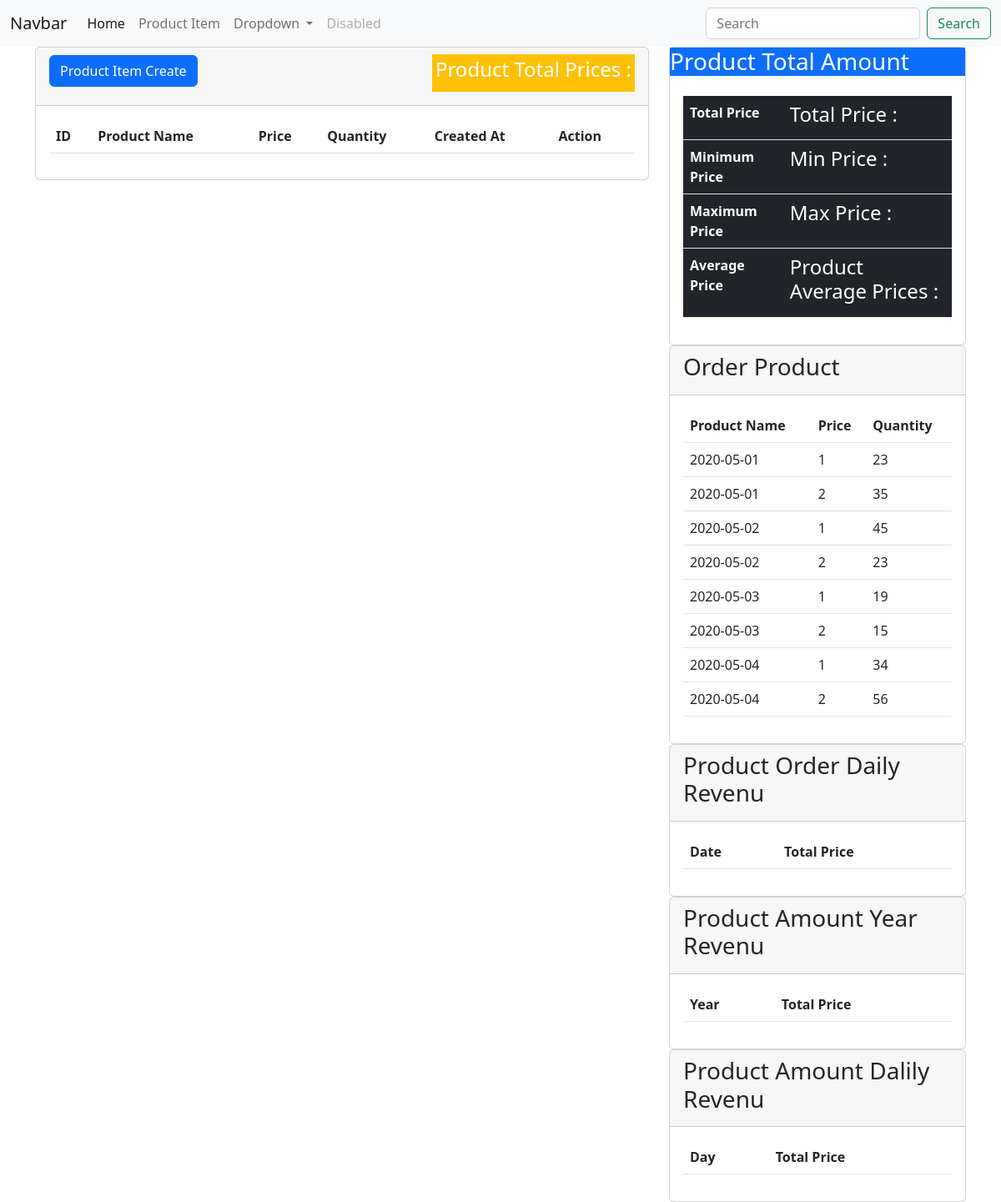
/item_index.php, run on the app's committed database.
### tables this page shows
create table orders(order_date date,product_id int,quantity int);

### _classes/Libs/Database/OrderTable.php (called while the page is built, shortened)
<?php
class OrderTable
{
 private $db = null;
 public function __construct(MySQL $db)
 {
     $this->db = $db;
 }
 public function getOrders()
 {
     try {
         $query = "SELECT * FROM orders";
         $statement = $this->db->connect()->prepare($query);
         $statement->execute();
         $orders = $statement->fetchAll();
         return $orders;
     } catch (PDOException $e) {
         echo "Select Error: " . $e->getMessage();
     }
 }
}

### _classes/Libs/Database/MySQL.php (called while the page is built, shortened)
<?php
class MySQL
{
 private $dbhost;
 private $dbuser;
 private $dbname;
 private $dbpass;
 public function __construct(
  $dbhost = "localhost",
  $dbuser = "root",
  $dbname = "project",
  $dbpass = "",)
 {
  $this->dbhost = $dbhost;
  $this->dbuser = $dbuser;
  $this->dbname = $dbname;
  $this->dbpass = $dbpass;
 }
 public function connect()
 {
  try {
   $this->db = new PDO("mysql:host=$this->dbhost;dbname=$this->dbname", $this->dbuser, $this->dbpass,
   [
					PDO::ATTR_ERRMODE => PDO::ERRMODE_EXCEPTION,
					PDO::ATTR_DEFAULT_FETCH_MODE => PDO::FETCH_OBJ,
				]
   );
   return $this->db;
  } catch (PDOException $e) {
   echo "Connection Error: " . $e->getMessage();
  }
 }
}

### item_index.php (the view, shortened to what this page needs)
<?php
 $item_data = new ChapterOneTable(new MySQL());
include("layouts/head.php")
?>
<?php
include("layouts/navbar.php")
?>
<body>
 <div class="container">
  <div class="row">
   <div class="col-lg-8">
    <div class="card">
     <div class="card-header">
      <h3><button type="button" class="btn btn-primary" data-bs-toggle="modal" data-bs-target="#exampleModal">
        Product Item Create
       </button>
       <span style="float:right;">
        <div class="p-1 mb-2 bg-warning text-white"><?php
        $total_prices = $item_data->getTotalPrice();
        echo "<h4> Product Total Prices : " . $total_prices->total_price . "</h4>";
        ?>
        </div>
       </span>
      </h3>
     </div>
     <div class="card-body">
      <table class="table table-responsive">
       <thead>
        <tr>
         <th>ID</th>
         <th>Product Name</th>
         <th> Price</th>
         <th> Quantity</th>
         <th>Created At</th>
         <th>Action</th>
        </tr>
       </thead>
         <?php
         $item_data->getItems();
             ?>
      </table>
     </div>
    </div>
   </div>
   <div class="col-lg-4">
    <div class="card">
     <div class="header">
      <h3 class="bg-primary text-white">Product Total Amount</h3>
     </div>
     <div class="card-body">
      <table class="table table-responsive bg-dark text-white">
       <tr>
        <th>Total Price</th>
        <td><?php
         $total_prices = $item_data->getTotalPrice();
         echo "<h4> Total Price : " . $total_prices->total_price . "</h4>";
         ?></td>
       </tr>
       <tr>
        <th>Minimum Price</th>
        <td>
         <?php
        $min_price = $item_data->getMinimumPrice();
        echo "<h4> Min Price : " . $min_price->minimum_price . "</h4>";
        ?>
        </td>
       <tr>
        <th>Maximum Price</th>
        <td>
         <?php
         $max_price = $item_data->getMaximumPrice();
         echo "<h4> Max Price : " . $max_price->maximum_price . "</h4>";
         ?>
        </td>
       </tr>
       <tr>
        <th>Average Price</th>
        <td>
         <?php
         $averages = $item_data->getAveragePrice();
         echo "<h4> Product Average Prices : " . $averages->average_price . "</h4>";
         ?>
        </td>
       </tr>
      </table>
     </div>
    </div>
    <div class="card">
     <div class="card-header">
      <h3>Order Product </h3>
     </div>
     <div class="card-body">
      <table class="table">
       <thead>
        <tr>
         <th>Product Name</th>
         <th>Price</th>
         <th>Quantity</th>
        </tr>
       </thead>
       <tbody>
        <?php
          $order_data = new OrderTable(new MySQL());
          $order_data->getOrders();
          foreach ($order_data->getOrders() as $order) {
            ?>
        <tr>
         <td><?php echo $order->order_date; ?></td>
         <td><?php echo $order->product_id; ?></td>
         <td><?php echo $order->quantity; ?></td>
        </tr>
        <?php
          }
          ?>
       </tbody>
      </table>
     </div>
    </div>
    <div class="card">
     <div class="card-header">
      <h3>Product Order Daily Revenu</h3>
     </div>
     <div class="card-body">
      <table class="table">
       <thead>
        <tr>
         <th>Date</th>
         <th>Total Price</th>
        </tr>
       </thead>
      </table>
     </div>
    </div>
    <div class="card">
     <div class="card-header">
      <h3>Product Amount Year Revenu</h3>
     </div>
     <div class="card-body">
      <table class="table">
       <thead>
        <th>
         Year
        </th>
        <th>
         Total Price
        </th>
       </thead>
      </table>
     </div>
    </div>
    <div class="card">
     <div class="card-header">
      <h3>Product Amount Dalily Revenu</h3>
     </div>
     <div class="card-body">
      <table class="table">
       <thead>
        <th>
         Day
        </th>
        <th>
         Total Price
        </th>
       </thead>
      </table>
     </div>
    </div>
   </div>
  </div>
 </div>
 <?php
include("layouts/footer.php")
?>

### layouts/head.php (shortened to what this page needs)
<!doctype html>
<html lang="en">
<head>
 <link href="https://cdn.jsdelivr.net/npm/bootstrap@5.2.0-beta1/dist/css/bootstrap.min.css" rel="stylesheet"
>
</head>

### layouts/navbar.php (shortened to what this page needs)
<nav class="navbar navbar-expand-lg bg-light">
 <div class="container-fluid">
  <a class="navbar-brand" href="#">Navbar</a>
  <div class="collapse navbar-collapse" id="navbarSupportedContent">
   <ul class="navbar-nav me-auto mb-2 mb-lg-0">
    <li class="nav-item">
     <a class="nav-link active" aria-current="page" href="#">Home</a>
    </li>
    <li class="nav-item">
     <a class="nav-link" href="item_index.php">Product Item</a>
    </li>
    <li class="nav-item dropdown">
     <a class="nav-link dropdown-toggle" href="#" id="navbarDropdown" role="button" data-bs-toggle="dropdown"
      aria-expanded="false">
      Dropdown
     </a>
    </li>
    <li class="nav-item">
     <a class="nav-link disabled">Disabled</a>
    </li>
   </ul>
   <form class="d-flex" role="search">
    <input class="form-control me-2" type="search" placeholder="Search" aria-label="Search">
    <button class="btn btn-outline-success" type="submit">Search</button>
   </form>
  </div>
 </div>
</nav>

### layouts/footer.php (shortened to what this page needs)
</body>
</html>

### data on the page
orders: order_date "2020-05-01", product "1", quantity "23"
orders: order_date "2020-05-01", product "2", quantity "35"
orders: order_date "2020-05-02", product "1", quantity "45"
orders: order_date "2020-05-02", product "2", quantity "23"
orders: order_date "2020-05-03", product "1", quantity "19"
orders: order_date "2020-05-03", product "2", quantity "15"
orders: order_date "2020-05-04", product "1", quantity "34"
orders: order_date "2020-05-04", product "2", quantity "56"
